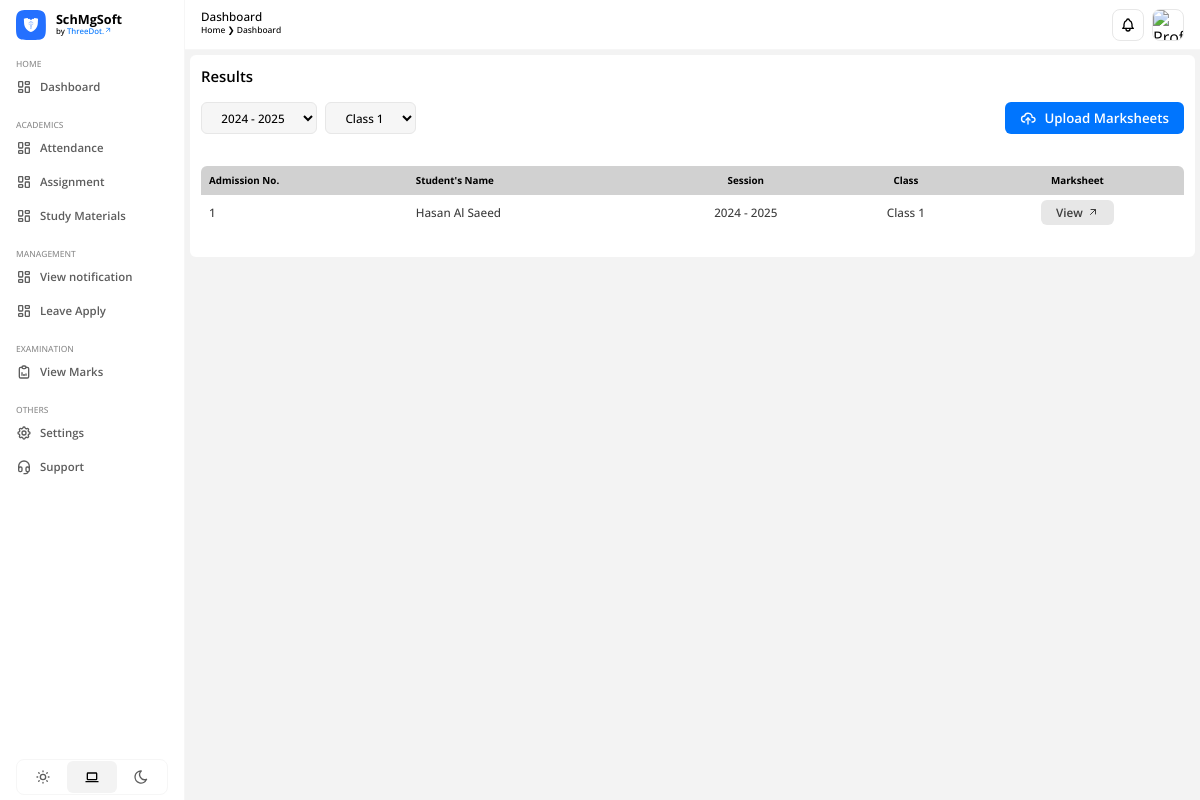
Page /examination/results/ on the earlier database version.
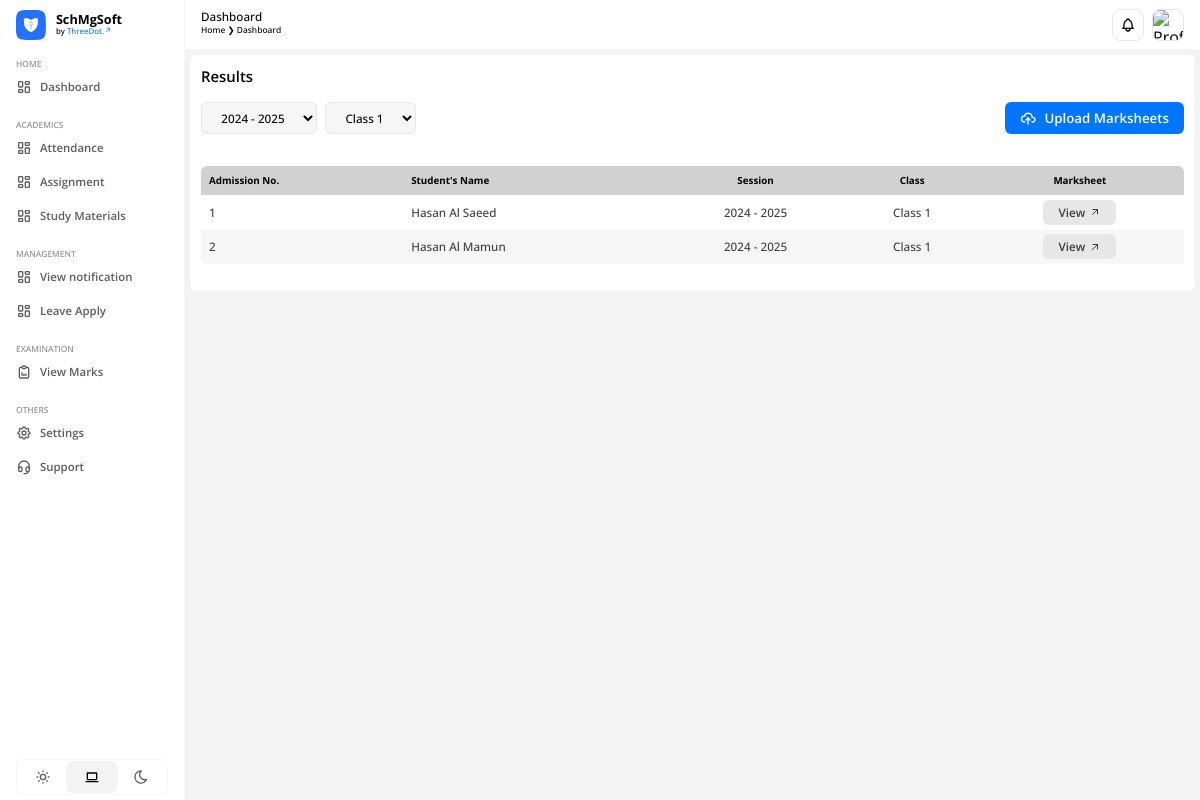
Same page on the later database version.
### apps/academics/models.py (models this page shows, shortened)
class Student(models.Model):
    admin = models.OneToOneField(CustomUser, on_delete=models.CASCADE)
    father_name = models.CharField(max_length=200)
    mother_name = models.CharField(max_length=200)
    gender = models.CharField(max_length=20)
    dob = models.DateField()
    mobile_no = models.PositiveIntegerField()
    vill_town = models.CharField(max_length=200)
    post_office = models.CharField(max_length=200)
    police_station = models.CharField(max_length=200)
    district = models.CharField(max_length=200)
    permanent_address = models.CharField(max_length=300)
    state = models.CharField(max_length=200)
    pin = models.PositiveIntegerField()
    session_id = models.ForeignKey(Session, on_delete=models.DO_NOTHING)
    class_id = models.ForeignKey(Class, on_delete=models.DO_NOTHING)
    student_photo = models.ImageField(upload_to='media/profile_pic')
    dob_certificate = models.FileField(upload_to='media/students/certificates')
    created_at = models.DateTimeField(auto_now_add=True)
    updated_at = models.DateTimeField(auto_now=True)

### apps/users/models.py (models this page shows)
class CustomUser(AbstractUser):
    USER = (
        (1, 'ADMIN'),
        (2, 'TEACHER'),
        (3, 'STUDENT')
    )
    user_type = models.CharField(choices=USER, max_length=20, default=1)
    profile_pic = models.ImageField(upload_to='profile_pic/', null=True, blank=True)
    city = models.CharField(max_length=200, blank=True)
    country = models.CharField(max_length=200, blank=True)

### apps/home/models.py (models this page shows, shortened)
class Session(models.Model):
    start_session = models.CharField(max_length=100)
    end_session = models.CharField(max_length=100)

class Class(models.Model):
    session = models.ForeignKey(Session, on_delete=models.PROTECT)
    class_name = models.CharField(max_length=100)
    created_at = models.DateTimeField(auto_now_add=True)
    updated_at = models.DateTimeField(auto_now=True)

### apps/examination/views.py (the view)
# urls.py: path('results/', views.results, name='results'),
def results(request):
    students = Student.objects.all()
    classes = Class.objects.all()
    sessions = Session.objects.all()
    context = {
        'students': students,
        'classes': classes,
        'sessions': sessions
    }
    return render(request, 'results.html', context)

### apps/examination/templates/results.html (shortened to what this page needs)
{% extends "base.html" %} {% load static %} {% block htmlhead %}
<link
  rel="stylesheet"
  type="text/css"
  href="{% static 'css/examination/results.css' %}"
/>
{% endblock htmlhead %} {% block content %}
<div class="container">
  <h3>Results</h3>
  <div class="action-bar">
    <div class="filter">
      <select name="session" id="session">
        {% for session in sessions %}
        <option value="{{ session.id }}">
          {{ session.start_session }} - {{ session.end_session }}
        </option>
        {% endfor %}
      </select>
      <select name="class" id="class">
        {% for class in classes %}
        <option value="{{ class.id }}">{{ class.class_name }}</option>
        {% endfor %}
      </select>
    </div>
    <a href="{% url "upload-marksheets" %}">
      <p>Upload Marksheets</p>
    </a>
  </div>
  <div id="table-container">
    <table id="results-table">
      <thead>
        <tr>
          <th>Admission No.</th>
          <th>Student's Name</th>
          <th style="text-align: center">Session</th>
          <th style="text-align: center">Class</th>
          <th style="text-align: center">Marksheet</th>
        </tr>
      </thead>
      <tbody id="results-table-body">
        {% for student in students %}
        <tr
          data-session="{{ student.session_id.id }}"
          data-class="{{ student.class_id.id }}"
        >
          <td>{{ forloop.counter }}</td>
          <td>{{ student.admin.first_name }} {{ student.admin.last_name }}</td>
          <td style="text-align: center">
            {{ student.session_id.start_session }} - {{ student.session_id.end_session }}
          </td>
          <td style="text-align: center">{{ student.class_id.class_name }}</td>
          <td
            style="
              text-align: center;
              display: flex;
              align-items: center;
              justify-content: center;
            "
          >
            <a href="#" class="action-link">
              <p>View</p>
            </a>
          </td>
        </tr>
        {% endfor %}
      </tbody>
    </table>
  </div>
</div>
{% endblock %}

Differences in the rows shown:
added Student: admin.first_name "Hasan", admin.last_name "Al Mamun", session_id.start_session "2024", session_id.end_session "2025", class_id.class_name "Class 1"
